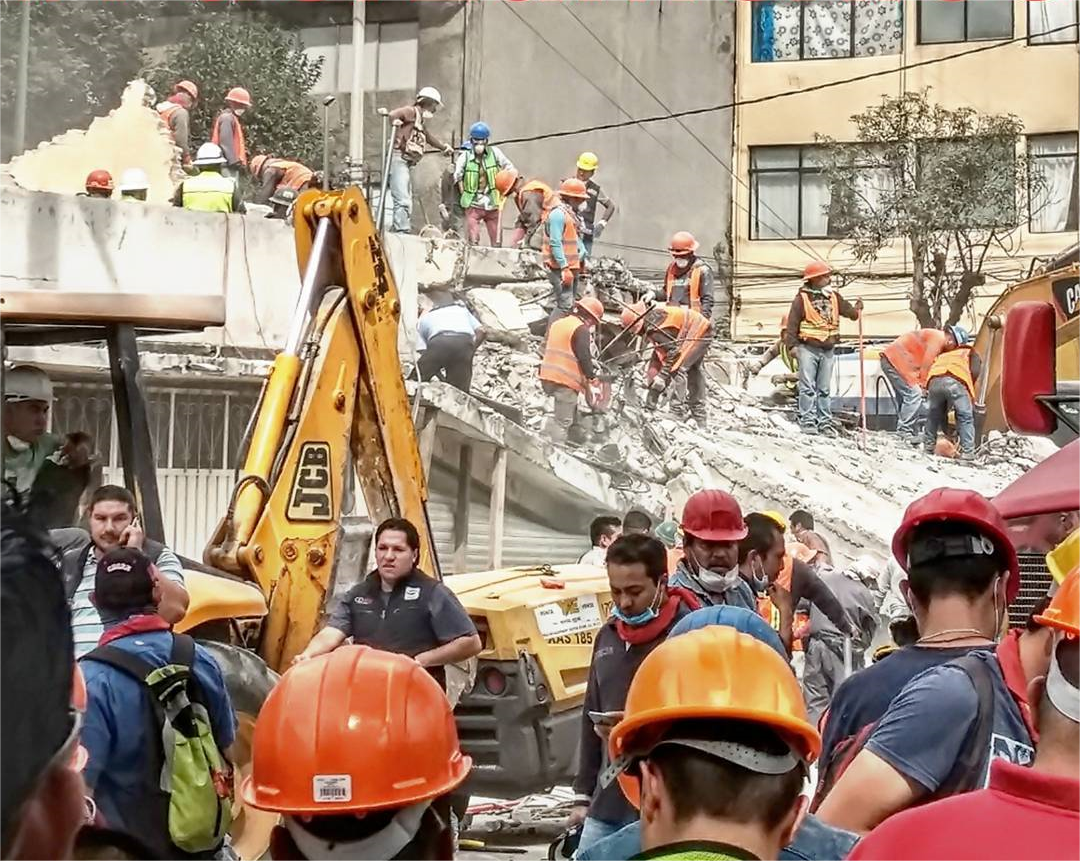
#> input picture 05_01_0009.png, 1080 x 861 px
$ python -i robustness.py   (imports and definitions only)
#> lines starting #> are read from the running program, lines starting #| are printed output that depends on the picture
from pathlib import Path

from PIL import Image, ImageEnhance, ImageFilter
import numpy as np


def darken_image(image, factor=0.5):
    """
    Затемнение изображения.
    factor < 1 делает изображение темнее.
    """
#> called with factor = 0.5

    enhancer = ImageEnhance.Brightness(image)

    return enhancer.enhance(factor)
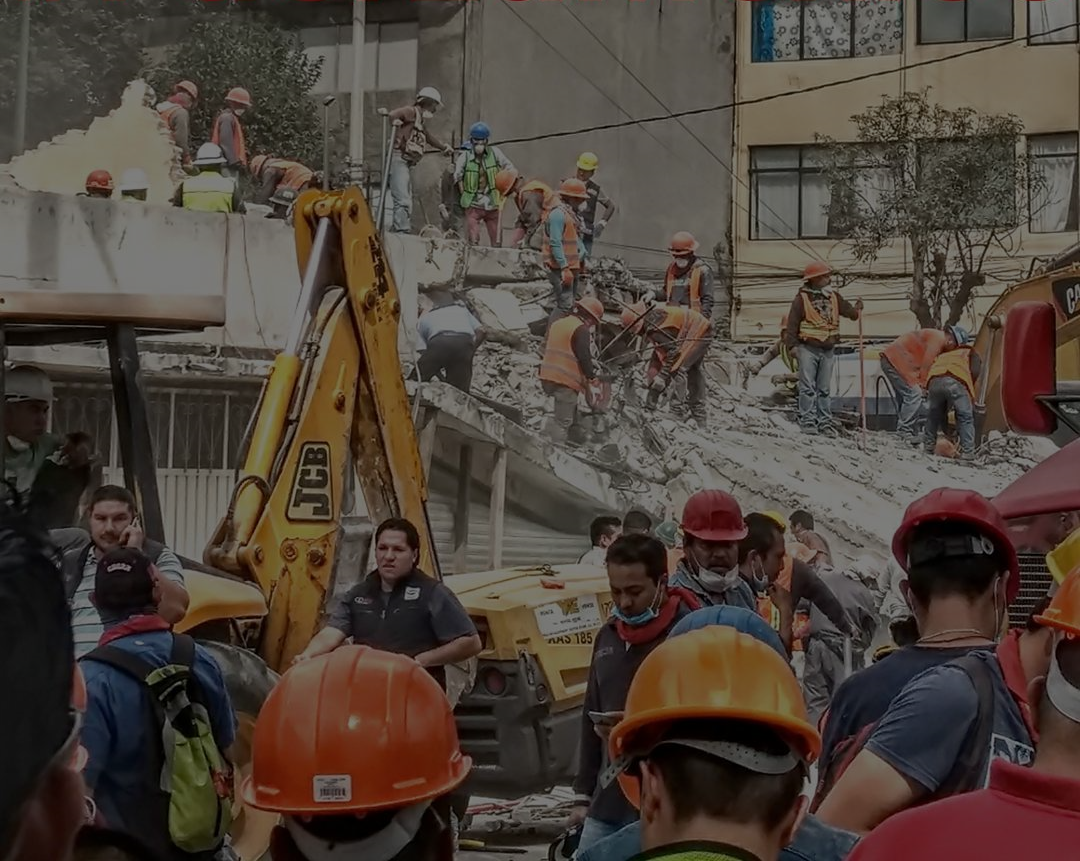
#> returned value: PIL image 1080x861 RGB; mean R, G, B 77.7, 66.9, 58.6


def gaussian_blur(image, radius=3):
    """
    Гауссово размытие.
    """
#> called with radius = 3

    return image.filter(
        ImageFilter.GaussianBlur(radius)
    )
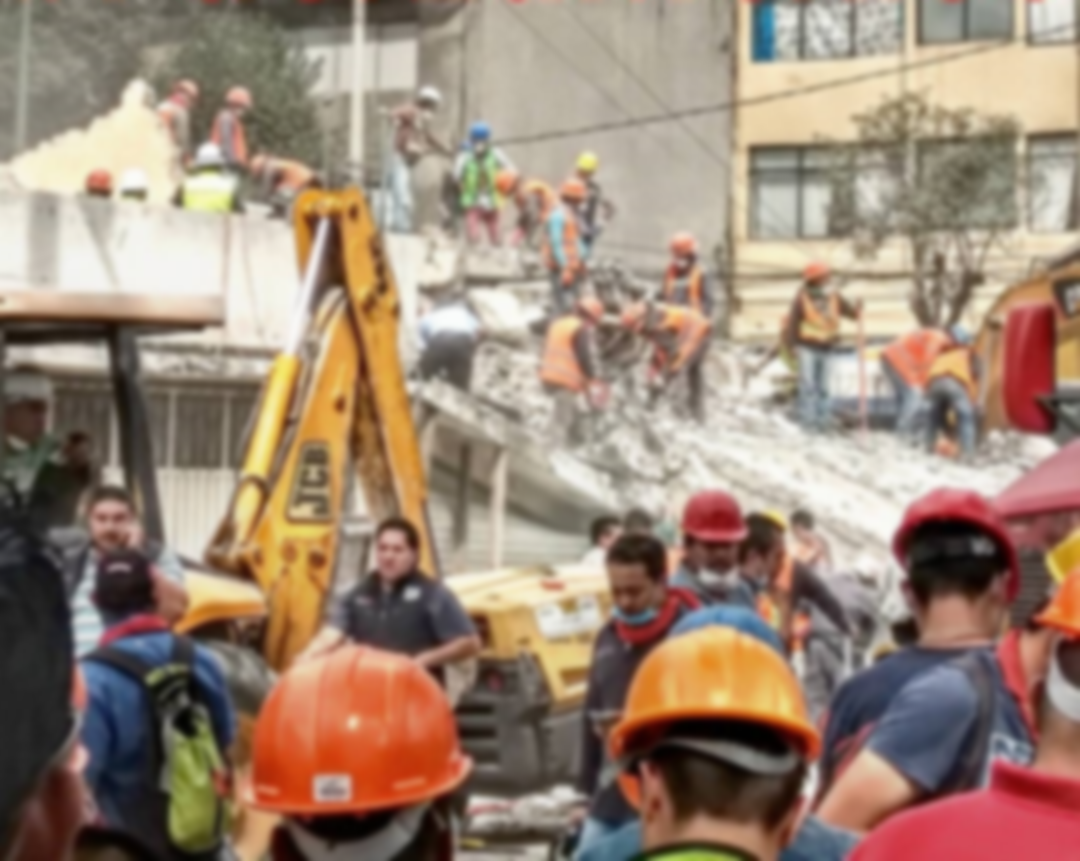
#> returned value: PIL image 1080x861 RGB; mean R, G, B 155.9, 134.3, 117.6


def gaussian_noise(image, sigma=20):
    """
    Добавление гауссовского шума.
    """
#> called with sigma = 20

    array = np.asarray(image).astype(np.float32)

    noise = np.random.normal(
        0,
        sigma,
        array.shape
    )

    noisy = array + noise
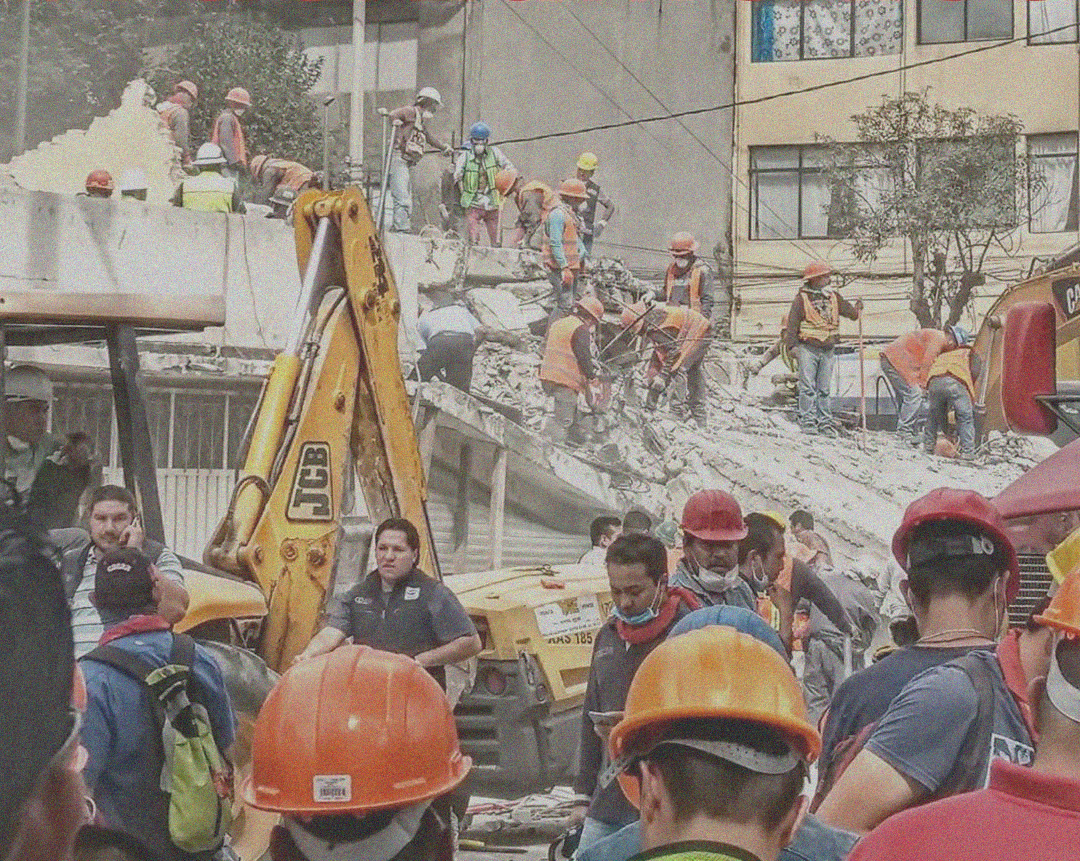
#> noisy: shape (861, 1080, 3) float64; mean R, G, B 155.9, 134.3, 117.6; drawn with min black and max white

    noisy = np.clip(
        noisy,
        0,
        255
    ).astype(np.uint8)

    return Image.fromarray(noisy)


def jpeg_compression(image, quality=30):
    """
    Имитация потери качества JPEG.
    """
#> called with quality = 30

    import io

    buffer = io.BytesIO()

    image.save(
        buffer,
        format="JPEG",
        quality=quality
    )

    buffer.seek(0)

    return Image.open(buffer).convert("RGB")


def partial_occlusion(
    image,
    fraction=0.25
):
    """
    Простая искусственная окклюзия.

    Закрывает часть изображения.
    """
#> called with fraction = 0.25

    image = image.copy()

    width, height = image.size
#> width = 1080; height = 861

    occlusion_width = int(
        width * fraction
    )
#> occlusion_width = 270

    occlusion_height = int(
        height * fraction
    )
#> occlusion_height = 215

    x1 = width // 2 - occlusion_width // 2
#> x1 = 405
    y1 = height // 2 - occlusion_height // 2
#> y1 = 323

    x2 = x1 + occlusion_width
#> x2 = 675
    y2 = y1 + occlusion_height
#> y2 = 538

    array = np.asarray(image).copy()

    array[y1:y2, x1:x2] = 0
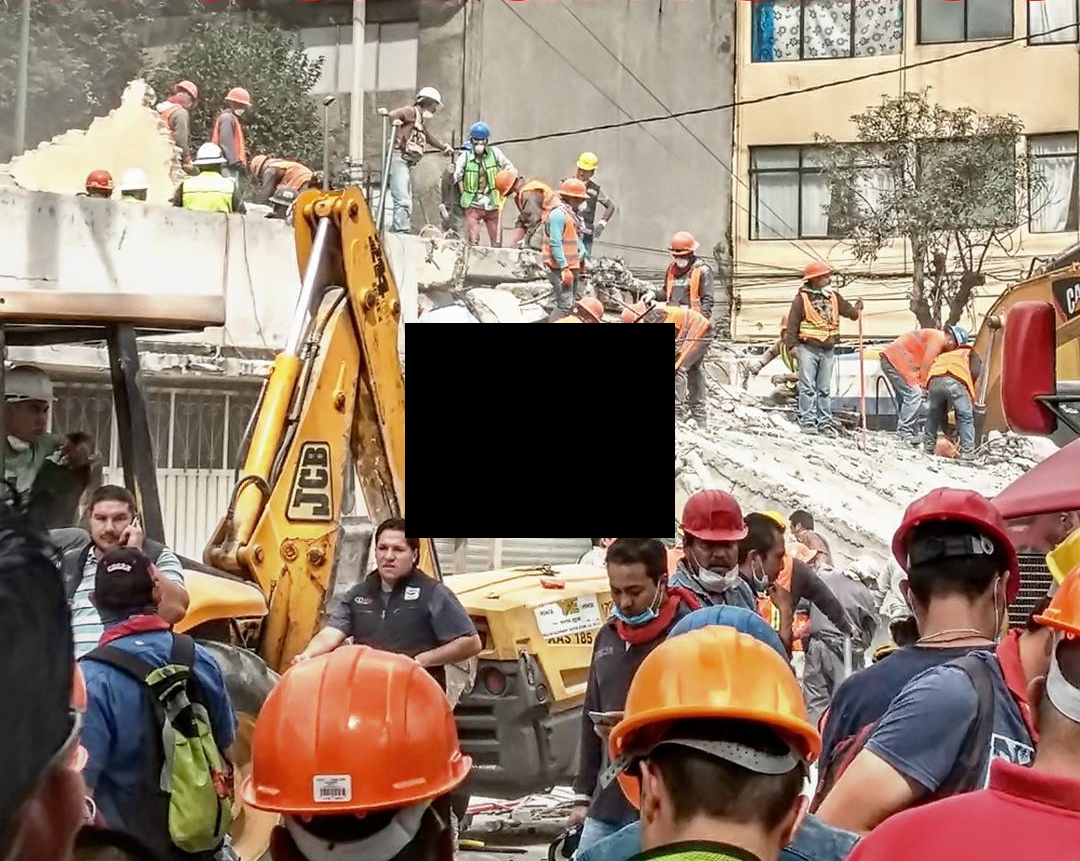
#> array: shape (861, 1080, 3); mean R, G, B 145.5, 124.6, 108.9

    return Image.fromarray(array)


def create_variants(
    image_path,
    output_dir
):

    output_dir = Path(output_dir)
    output_dir.mkdir(
        parents=True,
        exist_ok=True
    )

    image = Image.open(
        image_path
    ).convert("RGB")

    variants = {
        "original": image,

        "dark": darken_image(
            image,
            factor=0.5
        ),

        "blur": gaussian_blur(
            image,
            radius=3
        ),

        "noise": gaussian_noise(
            image,
            sigma=20
        ),

        "jpeg": jpeg_compression(
            image,
            quality=30
        ),

        "occlusion": partial_occlusion(
            image,
            fraction=0.25
        ),
    }

    for name, variant in variants.items():

        variant.save(
            output_dir / f"{name}.jpg",
            quality=95
        )
#> this loop made 6 passes
#> name on passes 1 to 6: 'original', 'dark', 'blur', 'noise', 'jpeg', 'occlusion'


# [5 lines not run here, left out]

>>> result = create_variants('../../05_01_0009.png', 'out.png')
